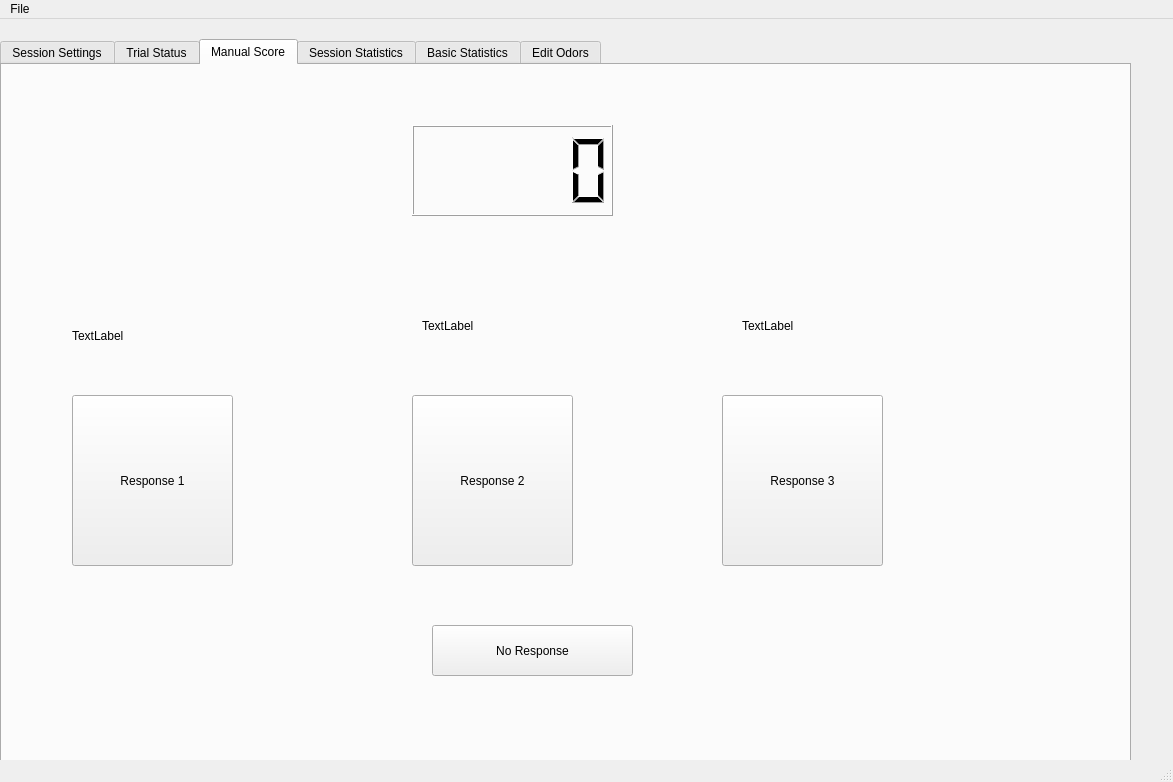
<?xml version="1.0" encoding="UTF-8"?>
<ui version="4.0">
 <class>MainWindow</class>
 <widget class="QMainWindow" name="MainWindow">
  <property name="geometry">
   <rect>
    <x>0</x>
    <y>0</y>
    <width>1173</width>
    <height>782</height>
   </rect>
  </property>
  <property name="windowTitle">
   <string>MainWindow</string>
  </property>
  <widget class="QWidget" name="centralwidget">
   <widget class="QTabWidget" name="tabWidget">
    <property name="geometry">
     <rect>
      <x>0</x>
      <y>20</y>
      <width>1131</width>
      <height>741</height>
     </rect>
    </property>
    <property name="currentIndex">
     <number>2</number>
    </property>
    <widget class="QWidget" name="tab">
     <attribute name="title">
      <string>Session Settings</string>
     </attribute>
     <widget class="QWidget" name="gridLayoutWidget">
      <property name="geometry">
       <rect>
        <x>90</x>
        <y>500</y>
        <width>961</width>
        <height>111</height>
       </rect>
      </property>
      <layout class="QGridLayout" name="gridLayout">
       <item row="1" column="3">
        <widget class="QComboBox" name="Odor3"/>
       </item>
       <item row="1" column="5">
        <widget class="QComboBox" name="Odor5"/>
       </item>
       <item row="1" column="4">
        <widget class="QComboBox" name="Odor4"/>
       </item>
       <item row="1" column="6">
        <widget class="QComboBox" name="Odor6"/>
       </item>
       <item row="0" column="2">
        <widget class="QLabel" name="label_10">
         <property name="text">
          <string>Valve 2</string>
         </property>
        </widget>
       </item>
       <item row="0" column="3">
        <widget class="QLabel" name="label_11">
         <property name="text">
          <string>Valve 3</string>
         </property>
        </widget>
       </item>
       <item row="0" column="4">
        <widget class="QLabel" name="label_14">
         <property name="text">
          <string>Valve 4</string>
         </property>
        </widget>
       </item>
       <item row="0" column="5">
        <widget class="QLabel" name="label_21">
         <property name="text">
          <string>Valve 5</string>
         </property>
        </widget>
       </item>
       <item row="1" column="1">
        <widget class="QComboBox" name="Odor1"/>
       </item>
       <item row="1" column="2">
        <widget class="QComboBox" name="Odor2"/>
       </item>
       <item row="0" column="6">
        <widget class="QLabel" name="label_22">
         <property name="text">
          <string>Valve 6</string>
         </property>
        </widget>
       </item>
       <item row="0" column="1">
        <widget class="QLabel" name="label_9">
         <property name="text">
          <string>Valve 1</string>
         </property>
        </widget>
       </item>
       <item row="1" column="0">
        <widget class="QPushButton" name="EditOdorList">
         <property name="text">
          <string>Edit Odor List?</string>
         </property>
        </widget>
       </item>
      </layout>
     </widget>
     <widget class="QWidget" name="gridLayoutWidget_2">
      <property name="geometry">
       <rect>
        <x>230</x>
        <y>20</y>
        <width>761</width>
        <height>371</height>
       </rect>
      </property>
      <layout class="QGridLayout" name="gridLayout_2">
       <item row="13" column="0">
        <widget class="QLabel" name="label_23">
         <property name="text">
          <string>Handler Blind</string>
         </property>
        </widget>
       </item>
       <item row="2" column="3">
        <widget class="QComboBox" name="RunCorrections">
         <item>
          <property name="text">
           <string>No</string>
          </property>
         </item>
         <item>
          <property name="text">
           <string>Yes</string>
          </property>
         </item>
        </widget>
       </item>
       <item row="2" column="2">
        <widget class="QLabel" name="label_20">
         <property name="text">
          <string>Run corrections?</string>
         </property>
        </widget>
       </item>
       <item row="5" column="0">
        <widget class="QLabel" name="label_18">
         <property name="text">
          <string>Trial Time (s)</string>
         </property>
        </widget>
       </item>
       <item row="6" column="2">
        <widget class="QLabel" name="label_5">
         <property name="text">
          <string>Use Tones</string>
         </property>
        </widget>
       </item>
       <item row="4" column="0">
        <widget class="QLabel" name="label_2">
         <property name="text">
          <string>Alert Time</string>
         </property>
        </widget>
       </item>
       <item row="1" column="3">
        <widget class="QComboBox" name="WaitforCorrect">
         <item>
          <property name="text">
           <string>No</string>
          </property>
         </item>
         <item>
          <property name="text">
           <string>Yes</string>
          </property>
         </item>
        </widget>
       </item>
       <item row="3" column="3">
        <widget class="QComboBox" name="OdorPrev">
         <property name="currentText">
          <string>0.9</string>
         </property>
         <property name="currentIndex">
          <number>1</number>
         </property>
         <item>
          <property name="text">
           <string>1.0</string>
          </property>
         </item>
         <item>
          <property name="text">
           <string>0.9</string>
          </property>
         </item>
         <item>
          <property name="text">
           <string>0.8</string>
          </property>
         </item>
         <item>
          <property name="text">
           <string>0.7</string>
          </property>
         </item>
         <item>
          <property name="text">
           <string>0.6</string>
          </property>
         </item>
         <item>
          <property name="text">
           <string>0.5</string>
          </property>
         </item>
         <item>
          <property name="text">
           <string>0.4</string>
          </property>
         </item>
         <item>
          <property name="text">
           <string>0.3</string>
          </property>
         </item>
         <item>
          <property name="text">
           <string>0.2</string>
          </property>
         </item>
        </widget>
       </item>
       <item row="4" column="2">
        <widget class="QLabel" name="label_13">
         <property name="text">
          <string>Reinforce Blanks</string>
         </property>
        </widget>
       </item>
       <item row="6" column="3">
        <widget class="QComboBox" name="Context">
         <item>
          <property name="text">
           <string>Yes</string>
          </property>
         </item>
         <item>
          <property name="text">
           <string>No</string>
          </property>
         </item>
        </widget>
       </item>
       <item row="3" column="0">
        <widget class="QLabel" name="label_17">
         <property name="text">
          <string>Number of Trials</string>
         </property>
        </widget>
       </item>
       <item row="2" column="0">
        <widget class="QLabel" name="label_7">
         <property name="text">
          <string>Experimenter Name</string>
         </property>
        </widget>
       </item>
       <item row="3" column="2">
        <widget class="QLabel" name="label_12">
         <property name="text">
          <string>Target Odor Frequency</string>
         </property>
        </widget>
       </item>
       <item row="13" column="1">
        <widget class="QComboBox" name="HandlerBlind">
         <item>
          <property name="text">
           <string>Yes</string>
          </property>
         </item>
         <item>
          <property name="text">
           <string>No</string>
          </property>
         </item>
        </widget>
       </item>
       <item row="1" column="2">
        <widget class="QLabel" name="label_16">
         <property name="text">
          <string>Wait for a Correct Response? </string>
         </property>
        </widget>
       </item>
       <item row="4" column="1">
        <widget class="QDoubleSpinBox" name="AlertTime">
         <property name="value">
          <double>4.000000000000000</double>
         </property>
        </widget>
       </item>
       <item row="7" column="2">
        <widget class="QLabel" name="label_19">
         <property name="text">
          <string>Generalization Probes with Valve 2?</string>
         </property>
        </widget>
       </item>
       <item row="5" column="2">
        <widget class="QLabel" name="label_15">
         <property name="text">
          <string>Reinforce Targets</string>
         </property>
        </widget>
       </item>
       <item row="1" column="0">
        <widget class="QLabel" name="label">
         <property name="text">
          <string>Dog Name</string>
         </property>
        </widget>
       </item>
       <item row="7" column="1">
        <widget class="QSpinBox" name="DaySession"/>
       </item>
       <item row="13" column="3">
        <widget class="QLineEdit" name="Notes"/>
       </item>
       <item row="3" column="1">
        <widget class="QComboBox" name="NumberofTrials">
         <property name="currentText">
          <string>5</string>
         </property>
         <item>
          <property name="text">
           <string>5</string>
          </property>
         </item>
         <item>
          <property name="text">
           <string>10</string>
          </property>
         </item>
         <item>
          <property name="text">
           <string>20</string>
          </property>
         </item>
         <item>
          <property name="text">
           <string>30</string>
          </property>
         </item>
         <item>
          <property name="text">
           <string>40</string>
          </property>
         </item>
         <item>
          <property name="text">
           <string>50</string>
          </property>
         </item>
         <item>
          <property name="text">
           <string>60</string>
          </property>
         </item>
        </widget>
       </item>
       <item row="6" column="1">
        <widget class="QSpinBox" name="Session"/>
       </item>
       <item row="4" column="3">
        <widget class="QComboBox" name="ReinforceBlanks">
         <property name="currentText">
          <string>0.00</string>
         </property>
         <property name="currentIndex">
          <number>3</number>
         </property>
         <item>
          <property name="text">
           <string>1.00</string>
          </property>
         </item>
         <item>
          <property name="text">
           <string>0.50</string>
          </property>
         </item>
         <item>
          <property name="text">
           <string>0.25</string>
          </property>
         </item>
         <item>
          <property name="text">
           <string>0.00</string>
          </property>
         </item>
        </widget>
       </item>
       <item row="13" column="2">
        <widget class="QLabel" name="label_26">
         <property name="text">
          <string>Notes</string>
         </property>
        </widget>
       </item>
       <item row="2" column="1">
        <widget class="QLineEdit" name="ExperimenterName"/>
       </item>
       <item row="5" column="1">
        <widget class="QSpinBox" name="TrialTime">
         <property name="value">
          <number>45</number>
         </property>
        </widget>
       </item>
       <item row="6" column="0">
        <widget class="QLabel" name="label_3">
         <property name="text">
          <string>Session</string>
         </property>
        </widget>
       </item>
       <item row="7" column="3">
        <widget class="QComboBox" name="GenProbes">
         <item>
          <property name="text">
           <string>No</string>
          </property>
         </item>
         <item>
          <property name="text">
           <string>Yes</string>
          </property>
         </item>
        </widget>
       </item>
       <item row="1" column="1">
        <widget class="QLineEdit" name="DogName"/>
       </item>
       <item row="5" column="3">
        <widget class="QComboBox" name="ReinforceTargets">
         <item>
          <property name="text">
           <string>1.0</string>
          </property>
         </item>
         <item>
          <property name="text">
           <string>0.9</string>
          </property>
         </item>
         <item>
          <property name="text">
           <string>0.8</string>
          </property>
         </item>
         <item>
          <property name="text">
           <string>0.7</string>
          </property>
         </item>
         <item>
          <property name="text">
           <string>0.6</string>
          </property>
         </item>
         <item>
          <property name="text">
           <string>0.5</string>
          </property>
         </item>
         <item>
          <property name="text">
           <string>0.4</string>
          </property>
         </item>
         <item>
          <property name="text">
           <string>0.3</string>
          </property>
         </item>
         <item>
          <property name="text">
           <string>0.2</string>
          </property>
         </item>
         <item>
          <property name="text">
           <string>0.1</string>
          </property>
         </item>
        </widget>
       </item>
       <item row="7" column="0">
        <widget class="QLabel" name="label_6">
         <property name="text">
          <string>Day Session</string>
         </property>
        </widget>
       </item>
       <item row="10" column="3">
        <widget class="QComboBox" name="comboBox">
         <item>
          <property name="text">
           <string>Yes</string>
          </property>
         </item>
         <item>
          <property name="text">
           <string>No</string>
          </property>
         </item>
        </widget>
       </item>
       <item row="10" column="2">
        <widget class="QLabel" name="label_24">
         <property name="text">
          <string>Auto Score Alerts</string>
         </property>
        </widget>
       </item>
       <item row="0" column="0">
        <widget class="QLabel" name="label_4">
         <property name="text">
          <string>Level</string>
         </property>
        </widget>
       </item>
       <item row="0" column="1">
        <widget class="QComboBox" name="TrainingLevel">
         <item>
          <property name="text">
           <string>Training0</string>
          </property>
         </item>
         <item>
          <property name="text">
           <string>Training1</string>
          </property>
         </item>
         <item>
          <property name="text">
           <string>Training2</string>
          </property>
         </item>
         <item>
          <property name="text">
           <string>Generalization Test</string>
          </property>
         </item>
         <item>
          <property name="text">
           <string>Threshold</string>
          </property>
         </item>
         <item>
          <property name="text">
           <string>Control</string>
          </property>
         </item>
        </widget>
       </item>
      </layout>
     </widget>
     <widget class="QLabel" name="label_8">
      <property name="geometry">
       <rect>
        <x>540</x>
        <y>410</y>
        <width>161</width>
        <height>71</height>
       </rect>
      </property>
      <property name="font">
       <font>
        <pointsize>14</pointsize>
       </font>
      </property>
      <property name="text">
       <string>Define Odors</string>
      </property>
     </widget>
     <widget class="QPushButton" name="Submit">
      <property name="geometry">
       <rect>
        <x>570</x>
        <y>640</y>
        <width>96</width>
        <height>28</height>
       </rect>
      </property>
      <property name="text">
       <string>Submit</string>
      </property>
     </widget>
    </widget>
    <widget class="QWidget" name="tab_2">
     <attribute name="title">
      <string>Trial Status</string>
     </attribute>
     <widget class="QLCDNumber" name="trialNumber">
      <property name="geometry">
       <rect>
        <x>490</x>
        <y>50</y>
        <width>201</width>
        <height>91</height>
       </rect>
      </property>
     </widget>
     <widget class="QLabel" name="infoLabel">
      <property name="geometry">
       <rect>
        <x>380</x>
        <y>160</y>
        <width>471</width>
        <height>151</height>
       </rect>
      </property>
      <property name="font">
       <font>
        <pointsize>72</pointsize>
       </font>
      </property>
      <property name="text">
       <string>Updates</string>
      </property>
     </widget>
     <widget class="QLabel" name="label_27">
      <property name="geometry">
       <rect>
        <x>70</x>
        <y>360</y>
        <width>391</width>
        <height>171</height>
       </rect>
      </property>
      <property name="font">
       <font>
        <pointsize>36</pointsize>
       </font>
      </property>
      <property name="text">
       <string>Manual Score</string>
      </property>
     </widget>
     <widget class="QComboBox" name="comboBox_2">
      <property name="geometry">
       <rect>
        <x>540</x>
        <y>400</y>
        <width>231</width>
        <height>101</height>
       </rect>
      </property>
     </widget>
     <widget class="QPushButton" name="pushButton">
      <property name="geometry">
       <rect>
        <x>870</x>
        <y>410</y>
        <width>171</width>
        <height>81</height>
       </rect>
      </property>
      <property name="font">
       <font>
        <pointsize>18</pointsize>
       </font>
      </property>
      <property name="text">
       <string>Submit</string>
      </property>
     </widget>
    </widget>
    <widget class="QWidget" name="tab_3">
     <attribute name="title">
      <string>Manual Score</string>
     </attribute>
     <widget class="QPushButton" name="Button1">
      <property name="geometry">
       <rect>
        <x>70</x>
        <y>330</y>
        <width>161</width>
        <height>171</height>
       </rect>
      </property>
      <property name="text">
       <string>Response 1</string>
      </property>
     </widget>
     <widget class="QPushButton" name="Button2">
      <property name="geometry">
       <rect>
        <x>410</x>
        <y>330</y>
        <width>161</width>
        <height>171</height>
       </rect>
      </property>
      <property name="text">
       <string>Response 2</string>
      </property>
     </widget>
     <widget class="QPushButton" name="Button3">
      <property name="geometry">
       <rect>
        <x>720</x>
        <y>330</y>
        <width>161</width>
        <height>171</height>
       </rect>
      </property>
      <property name="text">
       <string>Response 3</string>
      </property>
     </widget>
     <widget class="QLabel" name="Position1">
      <property name="geometry">
       <rect>
        <x>70</x>
        <y>220</y>
        <width>141</width>
        <height>101</height>
       </rect>
      </property>
      <property name="text">
       <string>TextLabel</string>
      </property>
     </widget>
     <widget class="QLabel" name="Position2">
      <property name="geometry">
       <rect>
        <x>420</x>
        <y>210</y>
        <width>151</width>
        <height>101</height>
       </rect>
      </property>
      <property name="text">
       <string>TextLabel</string>
      </property>
     </widget>
     <widget class="QLabel" name="Position3">
      <property name="geometry">
       <rect>
        <x>740</x>
        <y>210</y>
        <width>181</width>
        <height>101</height>
       </rect>
      </property>
      <property name="text">
       <string>TextLabel</string>
      </property>
     </widget>
     <widget class="QLCDNumber" name="trialNumber_2">
      <property name="geometry">
       <rect>
        <x>410</x>
        <y>60</y>
        <width>201</width>
        <height>91</height>
       </rect>
      </property>
     </widget>
     <widget class="QPushButton" name="Button4">
      <property name="geometry">
       <rect>
        <x>430</x>
        <y>560</y>
        <width>201</width>
        <height>51</height>
       </rect>
      </property>
      <property name="text">
       <string>No Response</string>
      </property>
     </widget>
    </widget>
    <widget class="QWidget" name="tab_6">
     <attribute name="title">
      <string>Session Statistics</string>
     </attribute>
    </widget>
    <widget class="QWidget" name="tab_7">
     <attribute name="title">
      <string>Basic Statistics</string>
     </attribute>
    </widget>
    <widget class="QWidget" name="tab_5">
     <attribute name="title">
      <string>Edit Odors</string>
     </attribute>
     <widget class="QWidget" name="gridLayoutWidget_3">
      <property name="geometry">
       <rect>
        <x>210</x>
        <y>130</y>
        <width>741</width>
        <height>251</height>
       </rect>
      </property>
      <layout class="QGridLayout" name="gridLayout_3">
       <item row="1" column="0">
        <widget class="QPushButton" name="AddOdor">
         <property name="text">
          <string>Add Odor</string>
         </property>
        </widget>
       </item>
       <item row="0" column="0">
        <widget class="QLabel" name="label_25">
         <property name="text">
          <string>Enter odor name you wish to add or remove</string>
         </property>
        </widget>
       </item>
       <item row="1" column="1">
        <widget class="QPushButton" name="RemoveOdor">
         <property name="text">
          <string>Remove Odor</string>
         </property>
        </widget>
       </item>
       <item row="0" column="1">
        <widget class="QLineEdit" name="NewOdor"/>
       </item>
      </layout>
     </widget>
    </widget>
   </widget>
  </widget>
  <widget class="QMenuBar" name="menubar">
   <property name="geometry">
    <rect>
     <x>0</x>
     <y>0</y>
     <width>1173</width>
     <height>26</height>
    </rect>
   </property>
   <widget class="QMenu" name="menuFile">
    <property name="title">
     <string>File</string>
    </property>
    <addaction name="actionsave_as_default"/>
    <addaction name="actionset_directory"/>
   </widget>
   <addaction name="menuFile"/>
  </widget>
  <widget class="QStatusBar" name="statusbar"/>
  <action name="actionsave_as_default">
   <property name="text">
    <string>save as default</string>
   </property>
  </action>
  <action name="actionset_directory">
   <property name="text">
    <string>set directory</string>
   </property>
  </action>
 </widget>
 <resources/>
 <connections/>
</ui>
